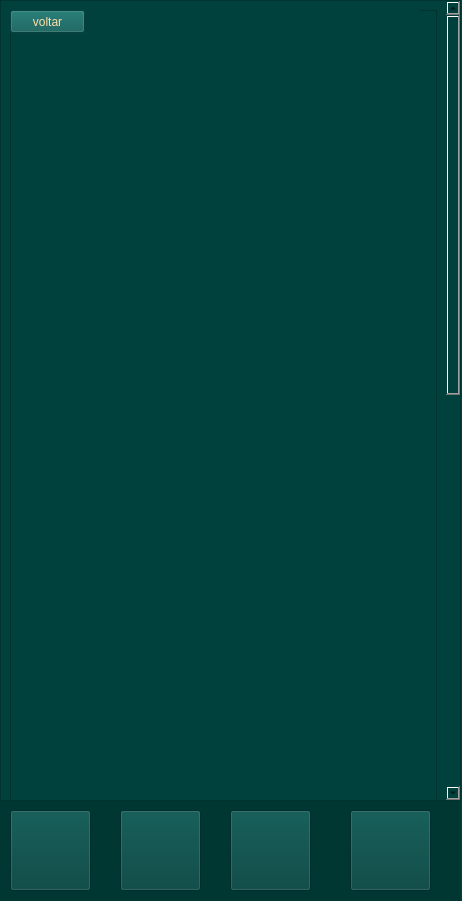
<?xml version="1.0" encoding="UTF-8"?>
<ui version="4.0">
 <class>Form</class>
 <widget class="QWidget" name="Form">
  <property name="geometry">
   <rect>
    <x>0</x>
    <y>0</y>
    <width>462</width>
    <height>901</height>
   </rect>
  </property>
  <property name="minimumSize">
   <size>
    <width>462</width>
    <height>901</height>
   </size>
  </property>
  <property name="maximumSize">
   <size>
    <width>462</width>
    <height>901</height>
   </size>
  </property>
  <property name="windowTitle">
   <string>Form</string>
  </property>
  <property name="styleSheet">
   <string notr="true">background-color: rgb(0, 65, 61);</string>
  </property>
  <widget class="QLabel" name="label_4">
   <property name="geometry">
    <rect>
     <x>0</x>
     <y>800</y>
     <width>461</width>
     <height>101</height>
    </rect>
   </property>
   <property name="styleSheet">
    <string notr="true">background-color: rgb(1, 55, 51);</string>
   </property>
   <property name="text">
    <string/>
   </property>
  </widget>
  <widget class="QPushButton" name="menu_4">
   <property name="geometry">
    <rect>
     <x>10</x>
     <y>810</y>
     <width>81</width>
     <height>81</height>
    </rect>
   </property>
   <property name="styleSheet">
    <string notr="true">#botaomenu{
border:none;
}</string>
   </property>
   <property name="text">
    <string/>
   </property>
   <property name="icon">
    <iconset>
     <normaloff>fotos/menu.png</normaloff>fotos/menu.png</iconset>
   </property>
   <property name="iconSize">
    <size>
     <width>81</width>
     <height>81</height>
    </size>
   </property>
  </widget>
  <widget class="QPushButton" name="treino">
   <property name="geometry">
    <rect>
     <x>120</x>
     <y>810</y>
     <width>81</width>
     <height>81</height>
    </rect>
   </property>
   <property name="styleSheet">
    <string notr="true">#botaotreino{
border:none;
}</string>
   </property>
   <property name="text">
    <string/>
   </property>
   <property name="icon">
    <iconset>
     <normaloff>fotos/treino.png</normaloff>fotos/treino.png</iconset>
   </property>
   <property name="iconSize">
    <size>
     <width>81</width>
     <height>81</height>
    </size>
   </property>
  </widget>
  <widget class="QPushButton" name="config">
   <property name="geometry">
    <rect>
     <x>230</x>
     <y>810</y>
     <width>81</width>
     <height>81</height>
    </rect>
   </property>
   <property name="styleSheet">
    <string notr="true">#botaoconfig{
border:none;
}</string>
   </property>
   <property name="text">
    <string/>
   </property>
   <property name="icon">
    <iconset>
     <normaloff>fotos/config.png</normaloff>fotos/config.png</iconset>
   </property>
   <property name="iconSize">
    <size>
     <width>81</width>
     <height>81</height>
    </size>
   </property>
  </widget>
  <widget class="QPushButton" name="perfil">
   <property name="geometry">
    <rect>
     <x>350</x>
     <y>810</y>
     <width>81</width>
     <height>81</height>
    </rect>
   </property>
   <property name="styleSheet">
    <string notr="true">#botaoperfil{
border:none;
}</string>
   </property>
   <property name="text">
    <string/>
   </property>
   <property name="icon">
    <iconset>
     <normaloff>fotos/perfil.png</normaloff>fotos/perfil.png</iconset>
   </property>
   <property name="iconSize">
    <size>
     <width>80</width>
     <height>80</height>
    </size>
   </property>
  </widget>
  <widget class="QScrollArea" name="scrollArea">
   <property name="geometry">
    <rect>
     <x>0</x>
     <y>0</y>
     <width>461</width>
     <height>801</height>
    </rect>
   </property>
   <property name="widgetResizable">
    <bool>true</bool>
   </property>
   <widget class="QWidget" name="scrollAreaWidgetContents">
    <property name="geometry">
     <rect>
      <x>0</x>
      <y>0</y>
      <width>442</width>
      <height>1618</height>
     </rect>
    </property>
    <layout class="QVBoxLayout" name="verticalLayout">
     <item>
      <widget class="QFrame" name="frame">
       <property name="minimumSize">
        <size>
         <width>300</width>
         <height>1600</height>
        </size>
       </property>
       <property name="frameShape">
        <enum>QFrame::StyledPanel</enum>
       </property>
       <property name="frameShadow">
        <enum>QFrame::Raised</enum>
       </property>
       <widget class="QLabel" name="label">
        <property name="geometry">
         <rect>
          <x>20</x>
          <y>-10</y>
          <width>390</width>
          <height>1600</height>
         </rect>
        </property>
        <property name="text">
         <string/>
        </property>
        <property name="pixmap">
         <pixmap>fotos/exercicios A (2) - hiper (1).png</pixmap>
        </property>
       </widget>
       <widget class="QPushButton" name="voltar_A_2">
        <property name="geometry">
         <rect>
          <x>0</x>
          <y>0</y>
          <width>75</width>
          <height>23</height>
         </rect>
        </property>
        <property name="styleSheet">
         <string notr="true">#voltar_A_2{
background-color:#0A5B56;
color:#FFDDA6;
font: 75 10pt &quot;Georgia&quot;;
}</string>
        </property>
        <property name="text">
         <string>voltar</string>
        </property>
       </widget>
      </widget>
     </item>
    </layout>
   </widget>
  </widget>
 </widget>
 <resources/>
 <connections/>
</ui>
